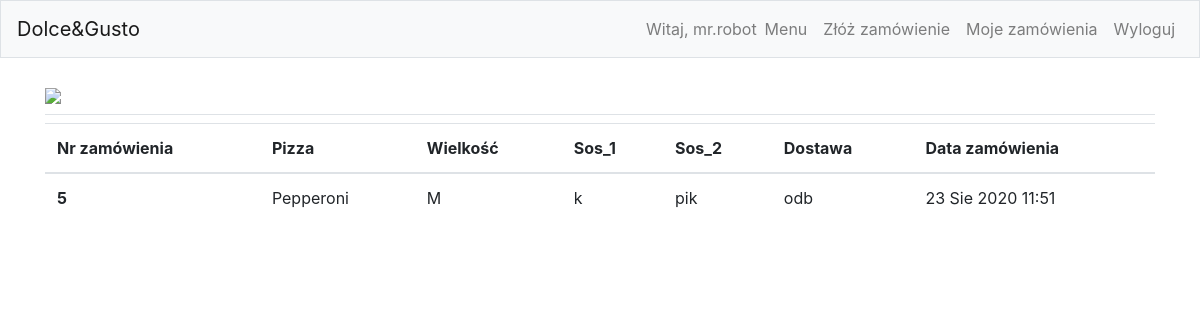
/orders/ (signed in), run on the app's committed database.
### pizzas/models.py (models this page shows, shortened)
class Order(models.Model):
    pizza = models.ForeignKey(Pizza, on_delete=models.CASCADE)
    size = models.CharField(max_length=10)
    sauce1 = models.CharField(max_length=10)
    sauce2 = models.CharField(max_length=10)
    deliver = models.CharField(max_length=10)
    date_order = models.DateTimeField(auto_now_add=True)
    owner = models.ForeignKey(User, on_delete=models.CASCADE)

class Pizza(models.Model):
    name = models.CharField(max_length=200)

### pizzas/views.py (the view)
# urls.py: path('orders/', views.orders_view, name="orders"),
@login_required
def orders_view(request):
    from pizzas.models import Order
    if request.user.username != 'pizza_admin':
        orders = Order.objects.filter(owner=request.user).order_by('-date_order')
    else:
        orders = Order.objects.order_by('-date_order')
    context = {'orders': orders}
    return render(request, 'pizzas/orders_view.html', context)

### pizzas/templates/pizzas/orders_view.html (shortened to what this page needs)
{% extends 'pizzas/base.html' %}
{% block page_header %}
    <img src="https://i.imgur.com/olxvhk5.jpg" style="width: 100%;" />
{% endblock page_header %}
{% block content %}
<table class="table">
    <thead>
        <tr>
            <th scope="col">Nr zamówienia</th>
            <th scope="col">Pizza</th>
            <th scope="col">Wielkość</th>
            <th scope="col">Sos_1</th>
            <th scope="col">Sos_2</th>
            <th scope="col">Dostawa</th>
            <th scope="col">Data zamówienia</th>
        </tr>
    </thead>
    <tbody>
    {% for order in orders %}
        <tr>
            <th scope="row">{{ order.id }}</th>
            <td>{{ order.pizza.name }}</td>
            <td>{{ order.size }}</td>
            <td>{{ order.sauce1 }}</td>
            <td>{{ order.sauce2 }}</td>
            <td>{{ order.deliver }}</td>
            <td>{{ order.date_order|date:'d M Y H:i'  }}</td>
        </tr>
    {% empty %}
        <tr><td colspan="7">Brak zamówień</td></tr>
    {% endfor %}
    </tbody>
</table>
{% endblock content %}

### pizzas/templates/pizzas/base.html (shortened to what this page needs)
{% load bootstrap4 %}
<!doctype html>
<html lang="pl">
    <head>
        {% bootstrap_css %}
    </head>
    <body>
        <nav class="navbar navbar-expand-md navbar-light bg-light mb-4 border">
            <a class="navbar-brand" href="{% url 'pizzas:index' %}">
                Dolce&Gusto
            </a>
            <div class="collapse navbar-collapse" id="navbarCollapse">
                <ul class="navbar-nav ml-auto">
                    {% if user.is_authenticated %}
                        <li class="nav-item">
                            <span class="navbar-text">
                                Witaj, {{ user.username }}
                            </span>
                        </li>
                        <li class="nav-item">
                            <a class="nav-link" href="{% url 'pizzas:menu' %}">
                                Menu
                            </a>
                        </li>
                        {% if user.username == 'pizza_admin' %}
                            <li class="nav-item">
                                <a class="nav-link" href="{% url 'pizzas:orders' %}">
                                    Zamówienia
                                </a>
                            </li>
                        {% else %}
                            <li class="nav-item">
                                <a class="nav-link" href="{% url 'pizzas:new_order' %}">
                                    Złóż zamówienie
                                </a>
                            </li>
                            <li class="nav-item">
                                <a class="nav-link" href="{% url 'pizzas:orders' %}">
                                    Moje zamówienia
                                </a>
                            </li>
                        {% endif %}
                        <li class="nav-item">
                            <a class="nav-link" href="{% url 'users:logout' %}">
                                Wyloguj
                            </a>
                        </li>
                    {% endif %}
                </ul>
            </div>
        </nav>
        <main role="main" class="container">
            <div class="pb-2 mb-2 border-bottom">
                {% block page_header %} {% endblock page_header %}
            </div>
            <div>
                {% block content %}{% endblock content %}
            </div>
        </main>
    </body>
</html>

### data on the page
Order: id "5", pizza.name "Pepperoni", size "M", sauce1 "k", sauce2 "pik", deliver "odb", date_order "23 Sie 2020 11:51"

### other printed values
{{ user.username }} "mr.robot"
